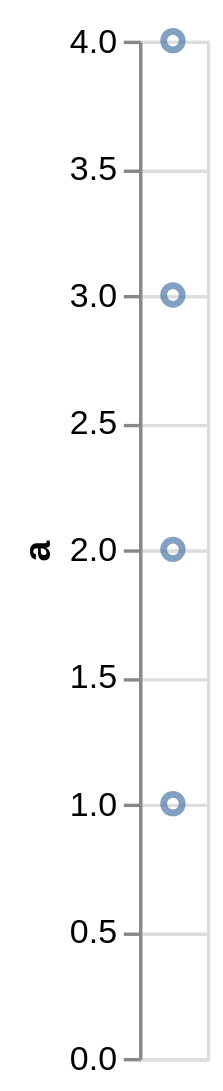

The specification (Vega-Lite) saved for this image:
### Vega-Lite specification from a JSON file in a GitHub repository (floating-point values rounded to 4 significant figures)
{"$schema": "https://vega.github.io/schema/vega-lite/v3.json", "data": {"values": "a\n1\n2\n3\n4", "format": {"type": "csv"}}, "mark": "point", "encoding": {"y": {"field": "a", "type": "quantitative"}}}
